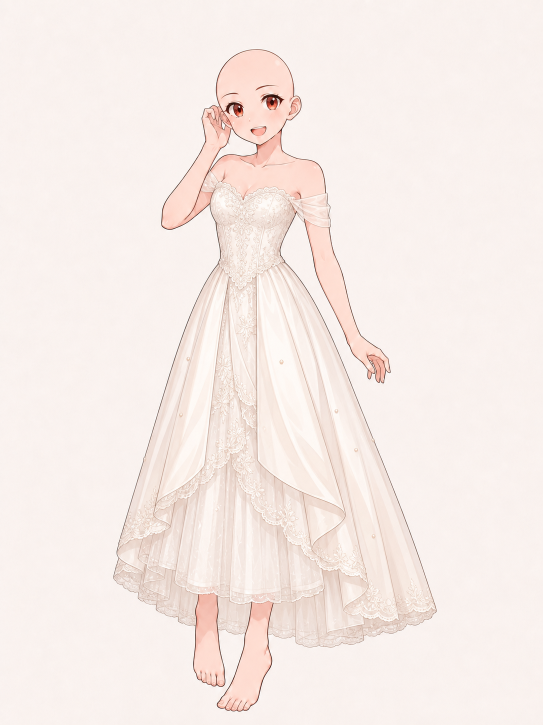
#> input picture references/wedding-dress-source.png, 1086 x 1449 px (shown at 1/2 size)
$ python prepare_wedding_dress.py
#> lines starting #> are read from the running program, lines starting #| are printed output that depends on the picture; after the words box and inside, x2 and y2 are one past the last pixel; in counts of white or black regions, pixels touching at a corner belong together
"""Build the wedding-dress layer from its AI-generated reference artwork.

The first ImageGen pass produced ``references/wedding-dress-source.png`` in
the same pose as the base doll.  A second, semantic extraction pass supplied
``references/wedding-dress-mask.png``.  That extraction was automatically
reframed, so this script maps its silhouette back onto the registered source
and uses the original source pixels for the final layer.

Run with the bundled Codex Python (Pillow + NumPy):
    <python> tools/prepare_wedding_dress.py
"""

from pathlib import Path

import numpy as np
from PIL import Image, ImageFilter


ROOT = Path(__file__).resolve().parent.parent
SOURCE = ROOT / "references" / "wedding-dress-source.png"
SEMANTIC_MASK = ROOT / "references" / "wedding-dress-mask.png"
BASE = ROOT / "base-doll.png"
OUT = ROOT / "assets" / "png" / "wedding-dress.png"
DEBUG = ROOT / "assets" / "png" / "debug"

# Registration recovered by matching the isolated dress's warm-color and
# luminance features against the dress in SOURCE.  The generated source is
# also two pixels higher than the established base-doll registration.
MASK_SCALE = 0.804
MASK_X = 100
MASK_Y = 212
SOURCE_SHIFT_Y = 2

CANVAS_OFFSET = (177, 23)
CANVAS_SIZE = (677, 1411)


def main() -> None:
    source = Image.open(SOURCE).convert("RGB")
#> source is the input picture: PIL image 1086x1449 RGB; mean R, G, B 247.2, 236.5, 231.9
    base = Image.open(BASE).convert("RGB")
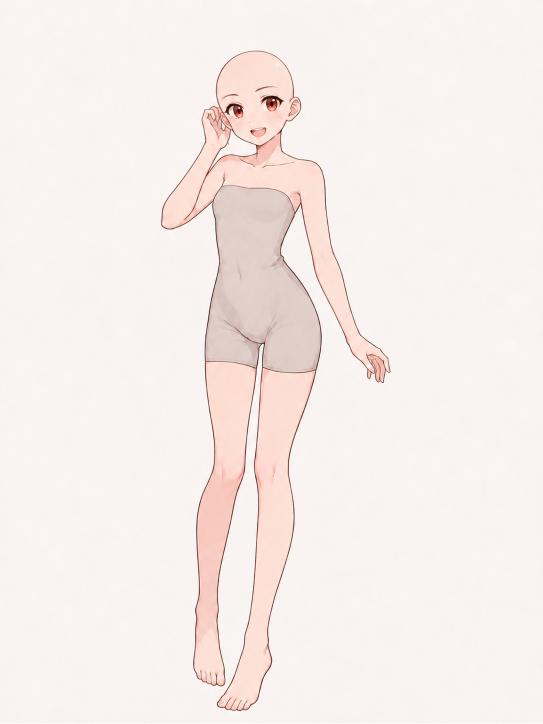
#> input picture base-doll.png, 1086 x 1448 px (shown at 1/2 size)
#> base is the input picture: PIL image 1086x1448 RGB; mean R, G, B 246.8, 238, 234.4
    semantic = Image.open(SEMANTIC_MASK).convert("L")
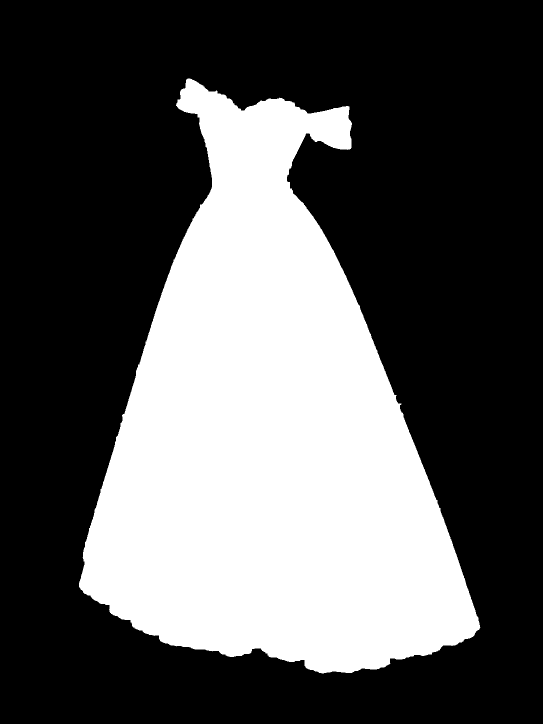
#> input picture references/wedding-dress-mask.png, 1086 x 1448 px (shown at 1/2 size)
#> semantic is the input picture: PIL image 1086x1448 L; 34.7% white; 1 white region, box (x1, y1, x2, y2) and area: (158, 157, 961, 1347) 545670

    if source.size != (1086, 1449):
        raise ValueError(f"unexpected wedding source size: {source.size}")
    if base.size != (1086, 1448) or semantic.size != base.size:
        raise ValueError("base doll and semantic mask must be 1086 x 1448")

    # Map the AI-isolated silhouette back to the dressed-doll source canvas.
    mapped = Image.new("L", source.size)
#> mapped: PIL image 1086x1449 L; every value is 0
    resized = semantic.resize(
        (round(semantic.width * MASK_SCALE), round(semantic.height * MASK_SCALE)),
        Image.Resampling.LANCZOS,
    )
    # A tiny blur removes threshold stair-steps while retaining lace scallops.
    resized = resized.filter(ImageFilter.GaussianBlur(0.35))
    mapped.paste(resized, (MASK_X, MASK_Y))

    # Align the source to the game's fixed reference pose.  Pixels outside the
    # matte do not matter, so transparent black is preferable to baked backdrop.
    aligned_rgb = Image.new("RGB", base.size)
#> aligned_rgb: PIL image 1086x1448 RGB; every value is 0
    aligned_rgb.paste(source.crop((0, 0, source.width, base.height - SOURCE_SHIFT_Y)),
                      (0, SOURCE_SHIFT_Y))
    aligned_alpha = Image.new("L", base.size)
#> aligned_alpha: PIL image 1086x1448 L; every value is 0
    aligned_alpha.paste(mapped.crop((0, 0, mapped.width, base.height - SOURCE_SHIFT_Y)),
                        (0, SOURCE_SHIFT_Y))

    # The semantic silhouette intentionally enclosed translucent straps and
    # the open center beneath the train.  Remove unchanged skin from those
    # areas, but retain tulle/lace strokes wherever the dressed source differs
    # from the base.  This avoids baking doll skin into the clothing layer.
    source_rgb = np.asarray(aligned_rgb).astype(np.int16)
    base_rgb = np.asarray(base).astype(np.int16)
    skin_source = (
        (source_rgb[..., 0] > 190)
        & (source_rgb[..., 1] > 145)
        & (source_rgb[..., 0] - source_rgb[..., 1] > 22)
        & (source_rgb[..., 0] - source_rgb[..., 2] > 26)
        & (source_rgb[..., 1] - source_rgb[..., 2] > 7)
    )
#> skin_source: shape (1448, 1086) bool; 6.1% white; 1479 white regions (1345 under 20 px), largest, box (x1, y1, x2, y2) and area: (324, 102, 650, 460) 47831, (610, 440, 780, 748) 11200, (435, 1203, 546, 1424) 11051
    skin_base = (
        (base_rgb[..., 0] > 190)
        & (base_rgb[..., 1] > 145)
        & (base_rgb[..., 0] - base_rgb[..., 1] > 22)
        & (base_rgb[..., 0] - base_rgb[..., 2] > 26)
        & (base_rgb[..., 1] - base_rgb[..., 2] > 7)
    )
#> skin_base: shape (1448, 1086) bool; 9% white; 148 white regions (142 under 20 px), largest, box (x1, y1, x2, y2) and area: (324, 103, 779, 764) 60505, (436, 736, 631, 1420) 42370, (388, 723, 512, 1371) 37550, (421, 214, 438, 244) 185, (738, 729, 749, 746) 88, (736, 741, 741, 756) 59
    skin_overlap = skin_source & skin_base
#> skin_overlap: shape (1448, 1086) bool; 4.9% white; 399 white regions (354 under 20 px), largest, box (x1, y1, x2, y2) and area: (324, 104, 648, 457) 43912, (610, 441, 776, 733) 10271, (436, 1203, 545, 1420) 10175
    difference = np.abs(source_rgb - base_rgb).mean(axis=2)
    tulle_detail = np.clip((difference - 2.5) * (255.0 / 14.0), 0, 255)
    alpha = np.asarray(aligned_alpha).copy()
    rows = np.arange(alpha.shape[0])[:, None]
#> rows = 1448 values from 0 to 1447
    sheer_regions = (rows < 470) | (rows > 1130)
    refine_skin = skin_overlap & sheer_regions
#> refine_skin: shape (1448, 1086) bool; 4.1% white; 120 white regions (101 under 20 px), largest, box (x1, y1, x2, y2) and area: (324, 104, 648, 457) 43912, (436, 1203, 545, 1420) 10175, (388, 1187, 449, 1371) 7650
    alpha[refine_skin] = np.minimum(alpha[refine_skin], tulle_detail[refine_skin])
#> alpha: shape (1448, 1086); min 0, max 255, mean 56.7
    cols = np.arange(alpha.shape[1])[None, :]
    straps = (
        ((cols > 350) & (cols < 465) & (rows > 325) & (rows < 455))
        | ((cols > 570) & (cols < 690) & (rows > 335) & (rows < 470))
    )
    # Skin visible through the off-shoulder tulle must stay transparent in
    # the wardrobe layer.  Cap those pixels at a sheer alpha while the white
    # tulle folds (which do not classify as skin) retain their full detail.
    sheer_skin = skin_source & straps
#> sheer_skin: shape (1448, 1086) bool; 0.95% white; 59 white regions (50 under 20 px), largest, box (x1, y1, x2, y2) and area: (351, 326, 465, 455) 7884, (571, 336, 650, 406) 4493, (571, 398, 634, 463) 1241
    alpha[sheer_skin] = np.minimum(alpha[sheer_skin], 88)
#> alpha: shape (1448, 1086); min 0, max 255, mean 56.4
    # Below the front hem these are true openings for the doll's legs, not
    # translucent cloth.  Expand by two pixels to remove the generated skin
    # outline as well as the interior fill.
    lower_skin = np.asarray(
        Image.fromarray((skin_overlap * 255).astype(np.uint8), "L").filter(
            ImageFilter.MaxFilter(5)
        )
    ) > 0
#> lower_skin: shape (1448, 1086) bool; 6.6% white; 48 white regions, largest, box (x1, y1, x2, y2) and area: (322, 101, 781, 766) 69604, (434, 1185, 552, 1422) 12901, (386, 1172, 451, 1373) 9470
    alpha[lower_skin & (rows > 1130)] = 0
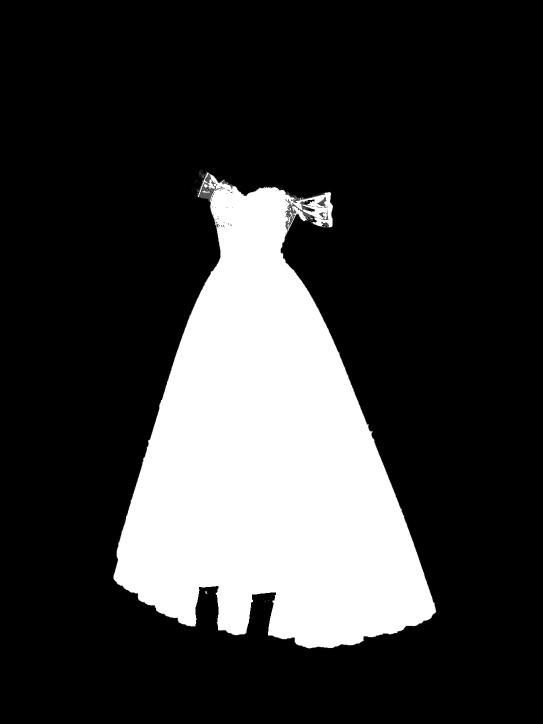
#> alpha: shape (1448, 1086) (shown at 1/2 size); min 0, max 255, mean 55.6
    aligned_alpha = Image.fromarray(alpha.astype(np.uint8), "L")

    ys, xs = np.where(alpha > 8)
    if not len(xs):
        raise ValueError("wedding-dress mask is empty")
    x0, x1 = int(xs.min()), int(xs.max()) + 1
#> x0 = 226; x1 = 873
    y0, y1 = int(ys.min()), int(ys.max()) + 1
#> y0 = 339; y1 = 1298

    rgba = aligned_rgb.convert("RGBA")
    rgba.putalpha(aligned_alpha)
    cutout = rgba.crop((x0, y0, x1, y1))
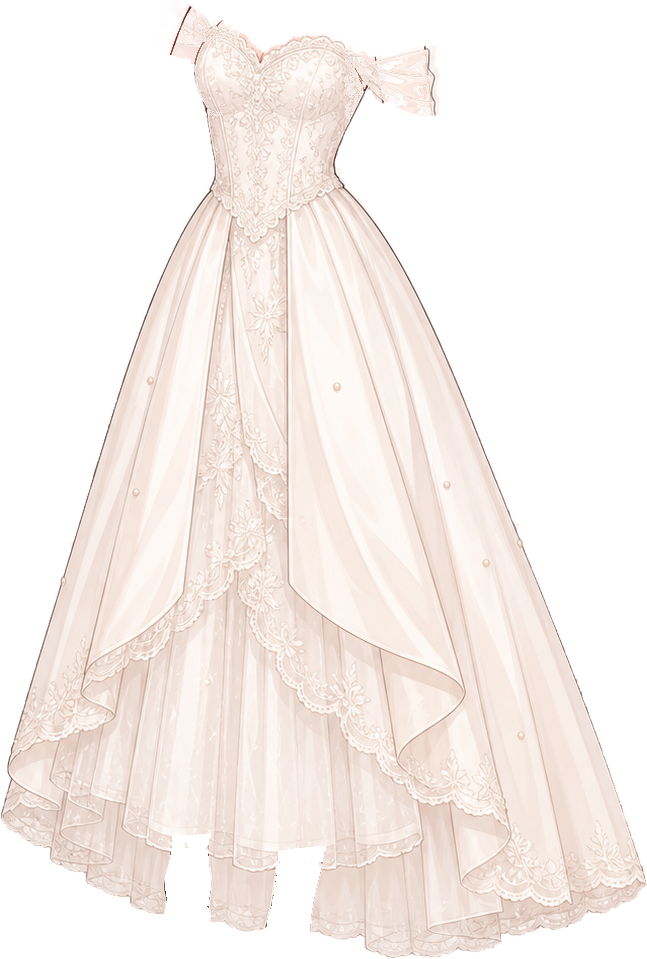
#> cutout: PIL image 647x959 RGBA; mean R, G, B, A 244.8, 231.9, 225.8, 140.9; transparent parts drawn white
    OUT.parent.mkdir(parents=True, exist_ok=True)
    DEBUG.mkdir(parents=True, exist_ok=True)
    cutout.save(OUT)

    # Full-canvas matte plus a side-by-side light/dark edge check.  Keeping
    # these in the pipeline's standard *_mask / *_edges naming means normal
    # debug cleanup rules continue to apply.
    aligned_alpha.save(DEBUG / "wedding-dress_mask.png")
    checks = []
    for name, color in (("light", (255, 232, 242, 255)),
                        ("dark", (49, 35, 66, 255))):
        check = Image.new("RGBA", cutout.size, color)
        check.alpha_composite(cutout)
        checks.append(check.convert("RGB"))
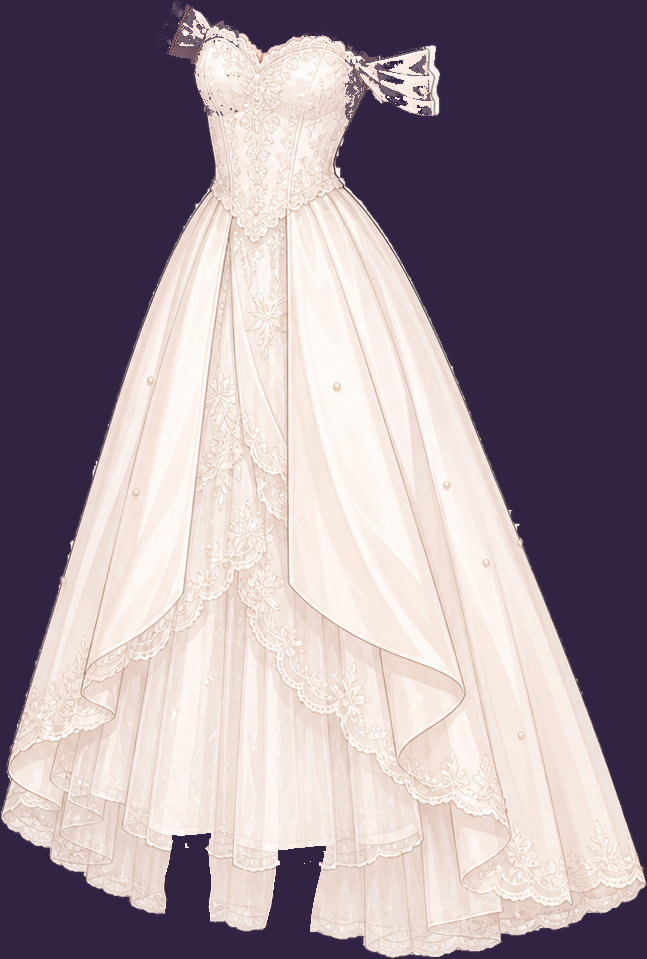
#> check: PIL image 647x959 RGBA; mean R, G, B, A 155.8, 142.1, 151.8, 255
#> after the loop, checks = 2 items
    edges = Image.new("RGB", (cutout.width * 2, cutout.height))
#> edges: PIL image 1294x959 RGB; every value is 0
    edges.paste(checks[0], (0, 0))
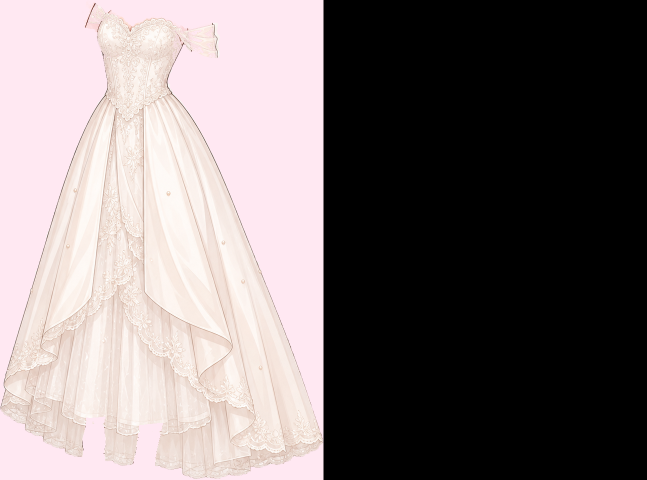
#> edges: PIL image 1294x959 RGB (shown at 1/2 size); mean R, G, B 124, 115.1, 115.3
    edges.paste(checks[1], (cutout.width, 0))
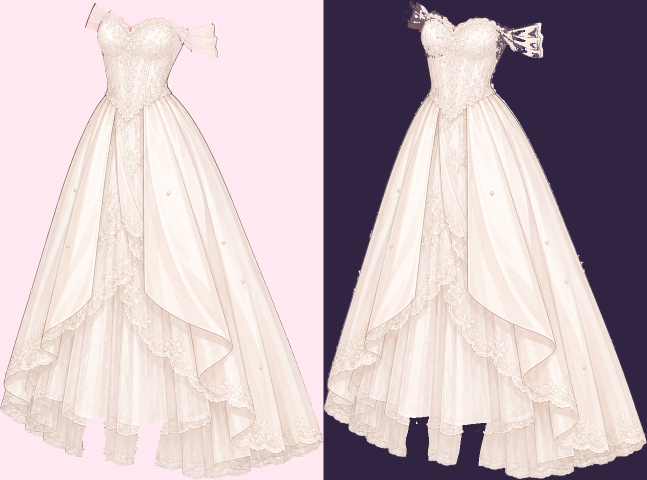
#> edges: PIL image 1294x959 RGB (shown at 1/2 size); mean R, G, B 201.9, 186.1, 191.2
    edges.save(DEBUG / "wedding-dress_edges.png")

    px = x0 - CANVAS_OFFSET[0]
#> px = 49
    py = y0 - CANVAS_OFFSET[1]
#> py = 316

    for stale in ("wedding-dress_light.png", "wedding-dress_dark.png",
                  "wedding-dress_preview.png"):
        (DEBUG / stale).unlink(missing_ok=True)

    print(
        f"wedding-dress: bbox x {x0}-{x1 - 1} y {y0}-{y1 - 1}; "
        f"manifest x={px} y={py} w={x1 - x0} h={y1 - y0}"
    )
#| wedding-dress: bbox x 226-872 y 339-1297; manifest x=49 y=316 w=647 h=959


if __name__ == "__main__":
    main()
